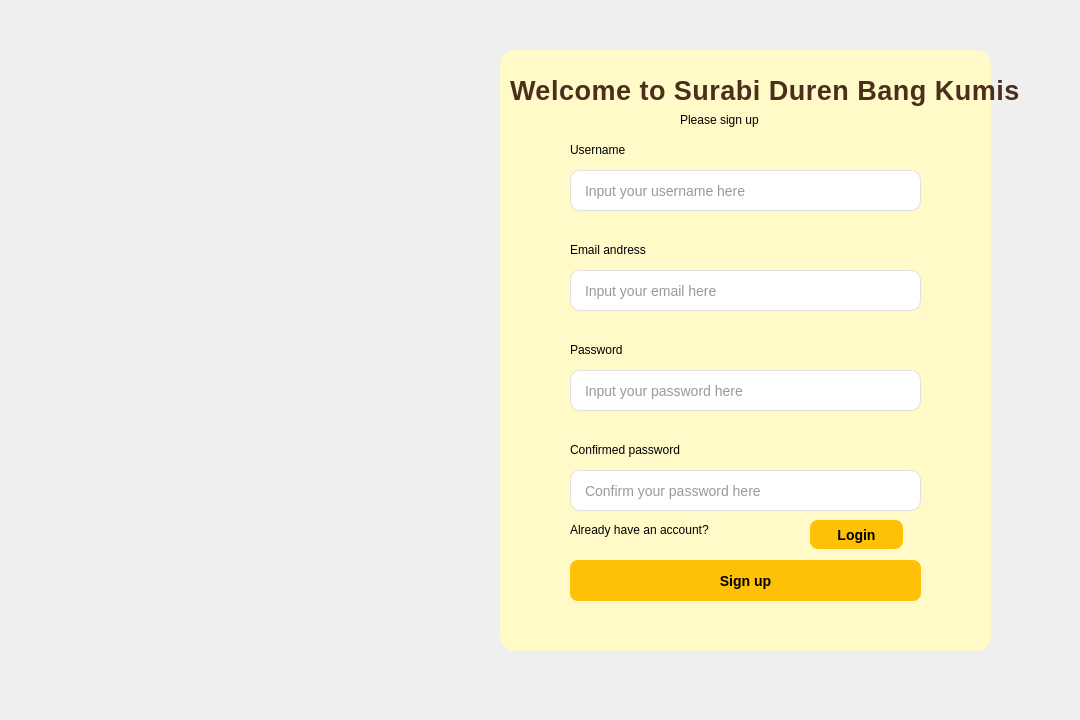
<?xml version="1.0" encoding="UTF-8"?>
<ui version="4.0">
 <class>Form</class>
 <widget class="QWidget" name="Form">
  <property name="geometry">
   <rect>
    <x>0</x>
    <y>0</y>
    <width>1080</width>
    <height>720</height>
   </rect>
  </property>
  <property name="windowTitle">
   <string>Form</string>
  </property>
  <widget class="QLabel" name="label_7">
   <property name="geometry">
    <rect>
     <x>-660</x>
     <y>-10</y>
     <width>1751</width>
     <height>731</height>
    </rect>
   </property>
   <property name="text">
    <string/>
   </property>
   <property name="pixmap">
    <pixmap>../../../../Pictures/20220223-SurabiDurenBangKumis.jpg</pixmap>
   </property>
   <property name="scaledContents">
    <bool>true</bool>
   </property>
  </widget>
  <widget class="QLabel" name="label">
   <property name="geometry">
    <rect>
     <x>510</x>
     <y>60</y>
     <width>551</width>
     <height>61</height>
    </rect>
   </property>
   <property name="styleSheet">
    <string notr="true">font-family: 'Arial Black', 'Impact', sans-serif;
    font-size: 27px;
    font-weight: bold;
    color: #4B2E1E; 
    letter-spacing: 0.5px;</string>
   </property>
   <property name="text">
    <string>Welcome to Surabi Duren Bang Kumis</string>
   </property>
  </widget>
  <widget class="QPushButton" name="btn_register">
   <property name="geometry">
    <rect>
     <x>570</x>
     <y>560</y>
     <width>351</width>
     <height>41</height>
    </rect>
   </property>
   <property name="styleSheet">
    <string notr="true">background-color: #FFC107;  /* Bright yellow */
    color: #000000;             /* Black text */
    font-weight: bold;
    font-size: 14px;
    border: none;
    border-radius: 8px;         /* Rounded corners */
    padding: 10px 0;</string>
   </property>
   <property name="text">
    <string>Sign up</string>
   </property>
  </widget>
  <widget class="QPushButton" name="pushButton_5">
   <property name="geometry">
    <rect>
     <x>500</x>
     <y>50</y>
     <width>491</width>
     <height>601</height>
    </rect>
   </property>
   <property name="styleSheet">
    <string notr="true">background-color: rgb(255, 250, 199);
    border-radius: 15px;
    padding: 15px;</string>
   </property>
   <property name="text">
    <string/>
   </property>
  </widget>
  <widget class="QLabel" name="label_2">
   <property name="geometry">
    <rect>
     <x>570</x>
     <y>240</y>
     <width>111</width>
     <height>20</height>
    </rect>
   </property>
   <property name="styleSheet">
    <string notr="true">font: 9pt &quot;Lucida Sans Unicode&quot;;</string>
   </property>
   <property name="text">
    <string>Email andress</string>
   </property>
  </widget>
  <widget class="QLabel" name="label_3">
   <property name="geometry">
    <rect>
     <x>570</x>
     <y>340</y>
     <width>81</width>
     <height>20</height>
    </rect>
   </property>
   <property name="styleSheet">
    <string notr="true">font: 9pt &quot;Lucida Sans Unicode&quot;;</string>
   </property>
   <property name="text">
    <string>Password</string>
   </property>
  </widget>
  <widget class="QLabel" name="label_4">
   <property name="geometry">
    <rect>
     <x>680</x>
     <y>110</y>
     <width>111</width>
     <height>20</height>
    </rect>
   </property>
   <property name="styleSheet">
    <string notr="true">font: 9pt &quot;Lucida Sans Unicode&quot;;</string>
   </property>
   <property name="text">
    <string>Please sign up</string>
   </property>
  </widget>
  <widget class="QLabel" name="label_5">
   <property name="geometry">
    <rect>
     <x>570</x>
     <y>440</y>
     <width>201</width>
     <height>20</height>
    </rect>
   </property>
   <property name="styleSheet">
    <string notr="true">font: 9pt &quot;Lucida Sans Unicode&quot;;</string>
   </property>
   <property name="text">
    <string>Confirmed password</string>
   </property>
  </widget>
  <widget class="QLineEdit" name="txt_email">
   <property name="geometry">
    <rect>
     <x>570</x>
     <y>270</y>
     <width>351</width>
     <height>41</height>
    </rect>
   </property>
   <property name="styleSheet">
    <string notr="true">border: 1px solid #e0e0e0; 
    border-radius: 10px;    
    padding: 8px 12px;                
    background-color: #ffffff;        
    color: #333333;                    
    font-size: 14px; </string>
   </property>
   <property name="placeholderText">
    <string>Input your email here</string>
   </property>
  </widget>
  <widget class="QLineEdit" name="txt_password">
   <property name="geometry">
    <rect>
     <x>570</x>
     <y>370</y>
     <width>351</width>
     <height>41</height>
    </rect>
   </property>
   <property name="styleSheet">
    <string notr="true">border: 1px solid #e0e0e0; 
    border-radius: 10px;    
    padding: 8px 12px;                
    background-color: #ffffff;        
    color: #333333;                    
    font-size: 14px; </string>
   </property>
   <property name="echoMode">
    <enum>QLineEdit::EchoMode::Password</enum>
   </property>
   <property name="placeholderText">
    <string>Input your password here</string>
   </property>
  </widget>
  <widget class="QLineEdit" name="txt_confirm_password">
   <property name="geometry">
    <rect>
     <x>570</x>
     <y>470</y>
     <width>351</width>
     <height>41</height>
    </rect>
   </property>
   <property name="styleSheet">
    <string notr="true">border: 1px solid #e0e0e0; 
    border-radius: 10px;    
    padding: 8px 12px;                
    background-color: #ffffff;        
    color: #333333;                    
    font-size: 14px; </string>
   </property>
   <property name="echoMode">
    <enum>QLineEdit::EchoMode::Password</enum>
   </property>
   <property name="placeholderText">
    <string>Confirm your password here</string>
   </property>
  </widget>
  <widget class="QLabel" name="label_6">
   <property name="geometry">
    <rect>
     <x>570</x>
     <y>520</y>
     <width>171</width>
     <height>20</height>
    </rect>
   </property>
   <property name="text">
    <string>Already have an account?</string>
   </property>
  </widget>
  <widget class="QPushButton" name="btn_login">
   <property name="geometry">
    <rect>
     <x>810</x>
     <y>520</y>
     <width>93</width>
     <height>29</height>
    </rect>
   </property>
   <property name="styleSheet">
    <string notr="true">background-color: #FFC107;  /* Bright yellow */
    color: #000000;             /* Black text */
    font-weight: bold;
    font-size: 14px;
    border: none;
    border-radius: 8px;         /* Rounded corners */
    padding: 5px 0;</string>
   </property>
   <property name="text">
    <string>Login</string>
   </property>
  </widget>
  <widget class="QLabel" name="label_8">
   <property name="geometry">
    <rect>
     <x>570</x>
     <y>140</y>
     <width>81</width>
     <height>20</height>
    </rect>
   </property>
   <property name="styleSheet">
    <string notr="true">font: 9pt &quot;Lucida Sans Unicode&quot;;</string>
   </property>
   <property name="text">
    <string>Username</string>
   </property>
  </widget>
  <widget class="QLineEdit" name="txt_name">
   <property name="geometry">
    <rect>
     <x>570</x>
     <y>170</y>
     <width>351</width>
     <height>41</height>
    </rect>
   </property>
   <property name="styleSheet">
    <string notr="true">border: 1px solid #e0e0e0; 
    border-radius: 10px;    
    padding: 8px 12px;                
    background-color: #ffffff;        
    color: #333333;                    
    font-size: 14px; </string>
   </property>
   <property name="placeholderText">
    <string>Input your username here</string>
   </property>
  </widget>
  <widget class="QPushButton" name="btn_eye_p">
   <property name="geometry">
    <rect>
     <x>830</x>
     <y>370</y>
     <width>81</width>
     <height>31</height>
    </rect>
   </property>
   <property name="styleSheet">
    <string notr="true">background: none;
border: none;
</string>
   </property>
   <property name="text">
    <string/>
   </property>
   <property name="icon">
    <iconset>
     <normaloff>../img/eye-slash-solid.svg</normaloff>../img/eye-slash-solid.svg</iconset>
   </property>
  </widget>
  <widget class="QPushButton" name="btn_eye_cp">
   <property name="geometry">
    <rect>
     <x>860</x>
     <y>480</y>
     <width>81</width>
     <height>31</height>
    </rect>
   </property>
   <property name="styleSheet">
    <string notr="true">background: none;
border: none;
</string>
   </property>
   <property name="text">
    <string/>
   </property>
   <property name="icon">
    <iconset>
     <normaloff>../img/eye-slash-solid.svg</normaloff>../img/eye-slash-solid.svg</iconset>
   </property>
  </widget>
  <zorder>label_7</zorder>
  <zorder>pushButton_5</zorder>
  <zorder>label</zorder>
  <zorder>btn_register</zorder>
  <zorder>label_2</zorder>
  <zorder>label_3</zorder>
  <zorder>label_4</zorder>
  <zorder>label_5</zorder>
  <zorder>txt_email</zorder>
  <zorder>txt_password</zorder>
  <zorder>txt_confirm_password</zorder>
  <zorder>label_6</zorder>
  <zorder>btn_login</zorder>
  <zorder>label_8</zorder>
  <zorder>txt_name</zorder>
  <zorder>btn_eye_p</zorder>
  <zorder>btn_eye_cp</zorder>
 </widget>
 <resources/>
 <connections/>
</ui>
